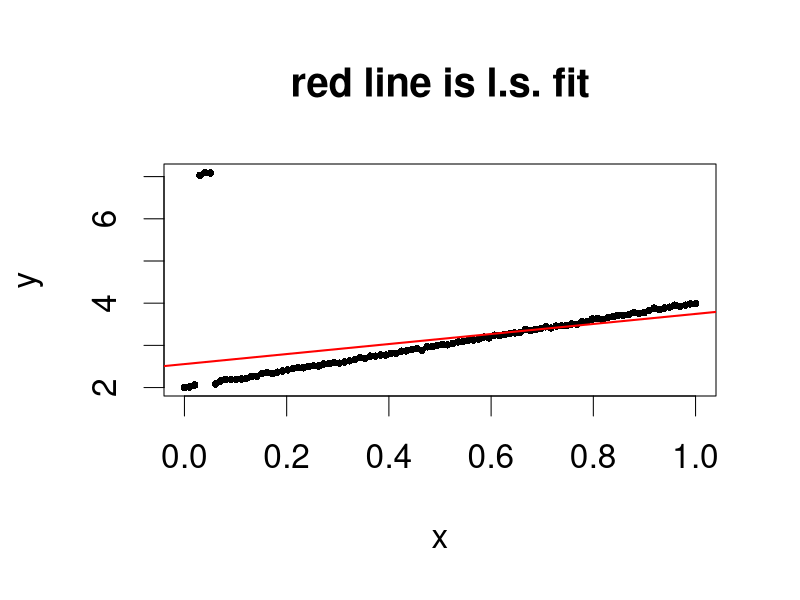
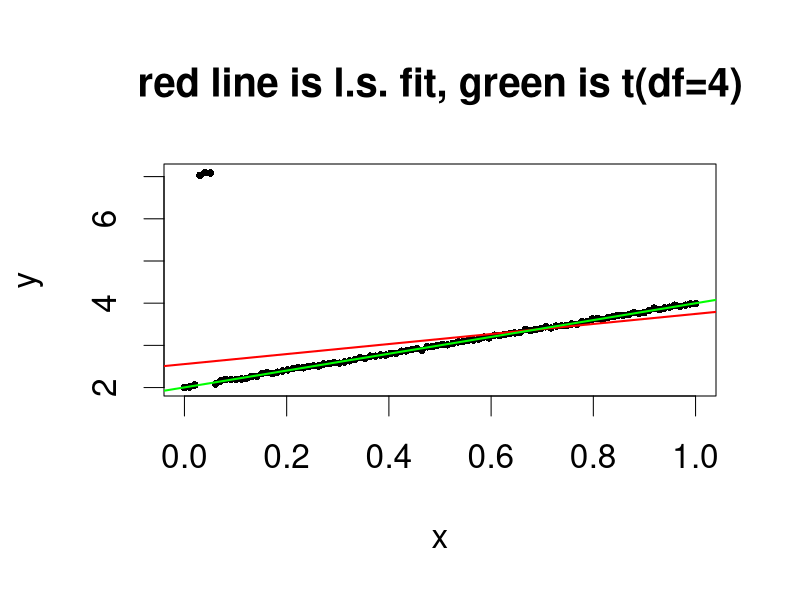
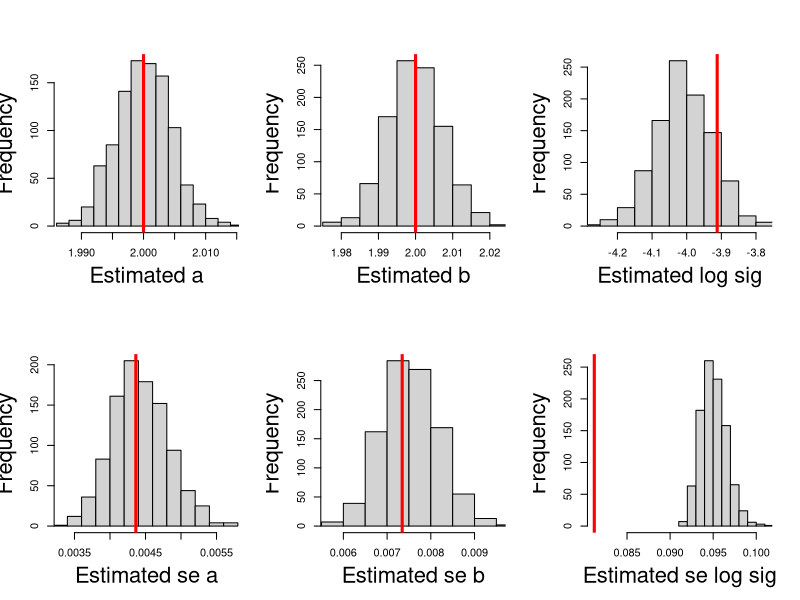

The R source for these figures, in order:
## ---- chunk 1
n <- 100
a <- 2
b <- 2
sig <- .02
x <- seq(from=0,to=1,length=n)
y <- a+b*x+rnorm(n,sd=sig) 
y[4:6] <- y[4:6]+5
## ---- chunk 2
library(numDeriv)
data <- data.frame(x=x,y=y)
lm.fit <- lm(y~x)
par(cex=2)
plot(x,y,main="red line is l.s. fit",type="n")
points(x,y,pch=16,cex=.5)
abline(lm.fit,col="red",lwd=2)
## ---- chunk 3
# build a likelihood that uses t errors
t.lhood <- function(params,x.y.data,df=4)
{
  x <- x.y.data$x
	y <- x.y.data$y
	a <- params[1] # intercept
	b <- params[2] # slope
	sig <- exp(params[3]) # params[3]=log(sd) so e^(params[3])
	mean.func <- a + b*x
	e <- (y-mean.func)/sig
  # we want the negative log likelihood
	neg.log.l.hood <- -(-n*log(sig) + 
	                        sum(dt(e,df=df,log=T)))
	return(neg.log.l.hood)	
}
## ---- chunk 4

# build a gradient function
t.grad.neg.log.l <- function(params,x.y.data,df=4)
{
	grad.t <- grad(t.lhood,x=params,x.y.data=x.y.data,df=df)
	return(grad.t)
}
## ---- chunk 5
start <- c(1,1,0) # random values a,b,log(sigma)
est <- optim(start,t.lhood,t.grad.neg.log.l,method="BFGS",x.y.data=data,hessian=T)
## ---- chunk 6
lm.fit <- lm(y~x)
par(cex=2)
plot(x,y,main="red line is l.s. fit, green is t(df=4)",type="n")
points(x,y,pch=16,cex=.5)
abline(lm.fit,col="red",lwd=2)
abline(est$par[1:2],col="green",lwd=2)
## ---- chunk 7
MC.N <- 1000
keep.est <- data.frame(a.hat=rep(NA,MC.N),b.hat=rep(NA,MC.N),log.s.hat=rep(NA,MC.N))
keep.se <- data.frame(se.a.hat=rep(NA,MC.N),se.b.hat=rep(NA,MC.N),se.log.s.hat=rep(NA,MC.N))
for (mc.i in 1:1000)
{
	y <- a+b*x+rnorm(n,sd=sig)
  y[4:6] <- y[4:6]+5
	data <- data.frame(x=x,y=y)
	est <- optim(start,t.lhood,t.grad.neg.log.l,method="BFGS",x.y.data=data,hessian=T)
	keep.est[mc.i,] <- est$par
	keep.se[mc.i,] <- sqrt(diag(solve(est$hessian)))	# gives you the standard error
}
## ---- chunk 8
quartz()
par(mfrow=c(2,3),cex.lab=2)
hist(keep.est[,1],xlab="Estimated a",main="",xlim=range(c(keep.est[,1],a)))
abline(v=a,col="red",lwd=3)
hist(keep.est[,2],xlab="Estimated b",main="",xlim=range(c(keep.est[,2],b)))
abline(v=b,col="red",lwd=3)
hist(keep.est[,3],xlab="Estimated log sig",main="",xlim=range(c(keep.est[,3],log(sig))))
abline(v=log(sig),col="red",lwd=3)

hist(keep.se[,1],xlab="Estimated se a",main="",xlim=range(c(keep.se[,1],sd(keep.est[,1]))))
abline(v=sd(keep.est[,1]),col="red",lwd=3)
hist(keep.se[,2],xlab="Estimated se b",main="",xlim=range(c(keep.se[,2],sd(keep.est[,2]))))
abline(v=sd(keep.est[,2]),col="red",lwd=3)
hist(keep.se[,3],xlab="Estimated se log sig",main="",xlim=range(c(keep.se[,3],sd(keep.est[,3]))))
abline(v=sd(keep.est[,3]),col="red",lwd=3)
